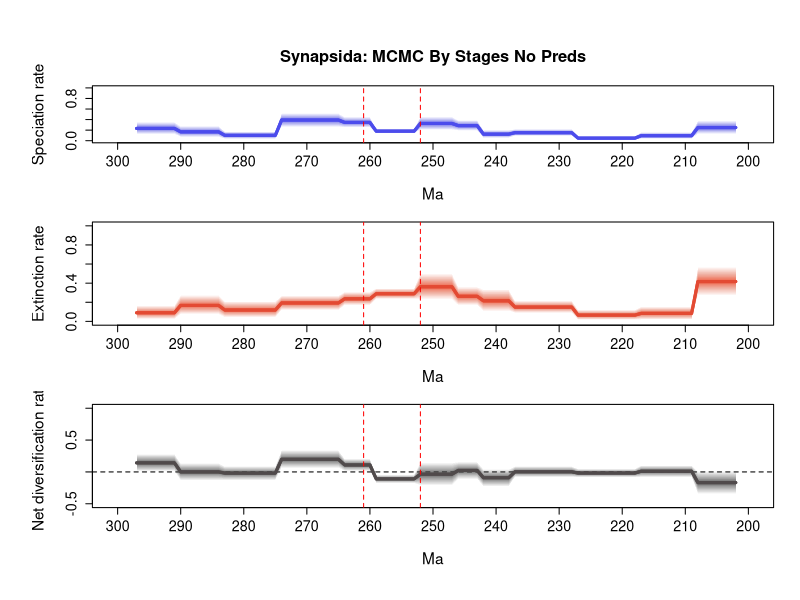

This figure's R source:
# 1 files combined:
# 	C:\Users\SimoesLabAdmin\Documents\BDNN_Arielli\reptilia\mcmc_fixshift_no_predictors\D_mcmc\combined_10_marginal_rates.log

# 95% HPDs calculated using code from Biopy (https://www.cs.auckland.ac.nz/~yhel002/biopy/)

######### CHANGE PATHS TO YOUR OWN FILES #########
pdf(file='C:/Users/SimoesLabAdmin/Documents/BDNN_Arielli/updated_occurrence_analyses/model_1/synapsida/combined_10_marginal_rates_RTT_final.pdf',width=8, height=10.8)
par(mfrow=c(3,1), cex.main=1.7, cex.lab=1.4, cex.axis=1.3,
    mgp=c(3.5, 1, 0),      # distance of axis labels from plot, increase first value to move y axis label further out
    oma=c(2, 2, 2, 0))     # outer margins for the entire figure

library(scales)
plot_RTT <- function (age,hpd_M,hpd_m,mean_m,color){
    N=100
    beta=(1:(N-1))/N
    alpha_shape=0.25
    cat=1-(beta^(1./alpha_shape))
    for (i in 1:(N-1)){
        trans= 1/N + 2/N
        polygon(c(age, rev(age)), c(hpd_M-((hpd_M-mean_m)*cat[i]), rev(hpd_m+((mean_m-hpd_m)*cat[i]))), col = alpha(color,trans), border = NA)
    }
    lines(rev(age), rev(mean_m), col = color, lwd=3)
}

######### ADD YOUR OWN DATA HERE #########
L_hpd_m95=c(NA, NA,NA,NA,NA,NA,NA,NA,NA,NA,NA,NA,NA,NA,NA,NA,NA,NA,NA,NA,NA,NA,NA,NA,NA,NA,NA,NA,NA,NA,NA,NA,NA,NA,NA,NA,NA,NA,NA,NA,NA,NA,NA,NA,NA,NA,NA,NA,NA,NA,NA,NA,NA,NA,NA,NA,NA,NA,NA,NA,NA,NA,NA,NA,NA,NA,NA,NA,NA,NA,NA,NA,NA,NA,NA,NA,NA,NA,NA,NA,NA,NA,NA,NA,NA,NA,NA,NA,NA,NA,NA,NA,NA,NA,NA,NA,NA,NA,NA,NA,NA,NA,NA,NA,NA,NA,NA,NA,NA,NA,NA,NA,NA,NA,NA,NA,NA,NA,NA,NA,NA,NA,NA,NA,NA,NA,NA,NA,NA,NA,NA,NA,NA,NA,NA,NA,NA,NA,NA,NA,NA,NA,NA,NA,NA,NA,NA,NA,NA,NA,NA,NA,NA,NA,NA,NA,NA,NA,NA,NA,NA,NA,NA,NA,NA,NA,NA,NA,NA,NA,NA,NA,NA,NA,NA,NA,NA,NA,NA,NA,NA,NA,NA,NA,NA,NA,NA,NA,NA,NA,NA,NA,NA,NA,NA,NA,NA,NA,NA,NA,NA,NA,0.12398,0.12398,0.12398,0.12398,0.12398,0.12398,0.12398,0.035238,0.035238,0.035238,0.035238,0.035238,0.035238,0.035238,0.035238,0.035238,0.010926,0.010926,0.010926,0.010926,0.010926,0.010926,0.010926,0.010926,0.010926,0.010926,0.089178,0.089178,0.089178,0.089178,0.089178,0.089178,0.089178,0.089178,0.089178,0.089178,0.050197,0.050197,0.050197,0.050197,0.050197,0.188749,0.188749,0.188749,0.188749,0.203822,0.203822,0.203822,0.203822,0.203822,0.203822,0.13558,0.13558,0.13558,0.13558,0.13558,0.13558,0.13558,0.249373,0.249373,0.249373,0.249373,0.249373,0.256268,0.256268,0.256268,0.256268,0.256268,0.256268,0.256268,0.256268,0.256268,0.256268,0.03174,0.03174,0.03174,0.03174,0.03174,0.03174,0.03174,0.03174,0.03174,0.067505,0.067505,0.067505,0.067505,0.067505,0.067505,0.067505,0.122307,0.122307,0.122307,0.122307,0.122307,0.122307,0.122307)
L_hpd_M95=c(NA, NA,NA,NA,NA,NA,NA,NA,NA,NA,NA,NA,NA,NA,NA,NA,NA,NA,NA,NA,NA,NA,NA,NA,NA,NA,NA,NA,NA,NA,NA,NA,NA,NA,NA,NA,NA,NA,NA,NA,NA,NA,NA,NA,NA,NA,NA,NA,NA,NA,NA,NA,NA,NA,NA,NA,NA,NA,NA,NA,NA,NA,NA,NA,NA,NA,NA,NA,NA,NA,NA,NA,NA,NA,NA,NA,NA,NA,NA,NA,NA,NA,NA,NA,NA,NA,NA,NA,NA,NA,NA,NA,NA,NA,NA,NA,NA,NA,NA,NA,NA,NA,NA,NA,NA,NA,NA,NA,NA,NA,NA,NA,NA,NA,NA,NA,NA,NA,NA,NA,NA,NA,NA,NA,NA,NA,NA,NA,NA,NA,NA,NA,NA,NA,NA,NA,NA,NA,NA,NA,NA,NA,NA,NA,NA,NA,NA,NA,NA,NA,NA,NA,NA,NA,NA,NA,NA,NA,NA,NA,NA,NA,NA,NA,NA,NA,NA,NA,NA,NA,NA,NA,NA,NA,NA,NA,NA,NA,NA,NA,NA,NA,NA,NA,NA,NA,NA,NA,NA,NA,NA,NA,NA,NA,NA,NA,NA,NA,NA,NA,NA,NA,0.378564,0.378564,0.378564,0.378564,0.378564,0.378564,0.378564,0.160511,0.160511,0.160511,0.160511,0.160511,0.160511,0.160511,0.160511,0.160511,0.089589,0.089589,0.089589,0.089589,0.089589,0.089589,0.089589,0.089589,0.089589,0.089589,0.220957,0.220957,0.220957,0.220957,0.220957,0.220957,0.220957,0.220957,0.220957,0.220957,0.202603,0.202603,0.202603,0.202603,0.202603,0.390107,0.390107,0.390107,0.390107,0.455962,0.455962,0.455962,0.455962,0.455962,0.455962,0.224789,0.224789,0.224789,0.224789,0.224789,0.224789,0.224789,0.452275,0.452275,0.452275,0.452275,0.452275,0.522084,0.522084,0.522084,0.522084,0.522084,0.522084,0.522084,0.522084,0.522084,0.522084,0.17673,0.17673,0.17673,0.17673,0.17673,0.17673,0.17673,0.17673,0.17673,0.277863,0.277863,0.277863,0.277863,0.277863,0.277863,0.277863,0.354981,0.354981,0.354981,0.354981,0.354981,0.354981,0.354981)
M_hpd_m95=c(NA, NA,NA,NA,NA,NA,NA,NA,NA,NA,NA,NA,NA,NA,NA,NA,NA,NA,NA,NA,NA,NA,NA,NA,NA,NA,NA,NA,NA,NA,NA,NA,NA,NA,NA,NA,NA,NA,NA,NA,NA,NA,NA,NA,NA,NA,NA,NA,NA,NA,NA,NA,NA,NA,NA,NA,NA,NA,NA,NA,NA,NA,NA,NA,NA,NA,NA,NA,NA,NA,NA,NA,NA,NA,NA,NA,NA,NA,NA,NA,NA,NA,NA,NA,NA,NA,NA,NA,NA,NA,NA,NA,NA,NA,NA,NA,NA,NA,NA,NA,NA,NA,NA,NA,NA,NA,NA,NA,NA,NA,NA,NA,NA,NA,NA,NA,NA,NA,NA,NA,NA,NA,NA,NA,NA,NA,NA,NA,NA,NA,NA,NA,NA,NA,NA,NA,NA,NA,NA,NA,NA,NA,NA,NA,NA,NA,NA,NA,NA,NA,NA,NA,NA,NA,NA,NA,NA,NA,NA,NA,NA,NA,NA,NA,NA,NA,NA,NA,NA,NA,NA,NA,NA,NA,NA,NA,NA,NA,NA,NA,NA,NA,NA,NA,NA,NA,NA,NA,NA,NA,NA,NA,NA,NA,NA,NA,NA,NA,NA,NA,NA,NA,0.268564,0.268564,0.268564,0.268564,0.268564,0.268564,0.268564,0.017252,0.017252,0.017252,0.017252,0.017252,0.017252,0.017252,0.017252,0.017252,0.015781,0.015781,0.015781,0.015781,0.015781,0.015781,0.015781,0.015781,0.015781,0.015781,0.087771,0.087771,0.087771,0.087771,0.087771,0.087771,0.087771,0.087771,0.087771,0.087771,0.104846,0.104846,0.104846,0.104846,0.104846,0.166256,0.166256,0.166256,0.166256,0.226614,0.226614,0.226614,0.226614,0.226614,0.226614,0.233401,0.233401,0.233401,0.233401,0.233401,0.233401,0.233401,0.168287,0.168287,0.168287,0.168287,0.168287,0.116176,0.116176,0.116176,0.116176,0.116176,0.116176,0.116176,0.116176,0.116176,0.116176,0.039818,0.039818,0.039818,0.039818,0.039818,0.039818,0.039818,0.039818,0.039818,0.072229,0.072229,0.072229,0.072229,0.072229,0.072229,0.072229,0.023438,0.023438,0.023438,0.023438,0.023438,0.023438,0.023438)
M_hpd_M95=c(NA, NA,NA,NA,NA,NA,NA,NA,NA,NA,NA,NA,NA,NA,NA,NA,NA,NA,NA,NA,NA,NA,NA,NA,NA,NA,NA,NA,NA,NA,NA,NA,NA,NA,NA,NA,NA,NA,NA,NA,NA,NA,NA,NA,NA,NA,NA,NA,NA,NA,NA,NA,NA,NA,NA,NA,NA,NA,NA,NA,NA,NA,NA,NA,NA,NA,NA,NA,NA,NA,NA,NA,NA,NA,NA,NA,NA,NA,NA,NA,NA,NA,NA,NA,NA,NA,NA,NA,NA,NA,NA,NA,NA,NA,NA,NA,NA,NA,NA,NA,NA,NA,NA,NA,NA,NA,NA,NA,NA,NA,NA,NA,NA,NA,NA,NA,NA,NA,NA,NA,NA,NA,NA,NA,NA,NA,NA,NA,NA,NA,NA,NA,NA,NA,NA,NA,NA,NA,NA,NA,NA,NA,NA,NA,NA,NA,NA,NA,NA,NA,NA,NA,NA,NA,NA,NA,NA,NA,NA,NA,NA,NA,NA,NA,NA,NA,NA,NA,NA,NA,NA,NA,NA,NA,NA,NA,NA,NA,NA,NA,NA,NA,NA,NA,NA,NA,NA,NA,NA,NA,NA,NA,NA,NA,NA,NA,NA,NA,NA,NA,NA,NA,0.575005,0.575005,0.575005,0.575005,0.575005,0.575005,0.575005,0.154699,0.154699,0.154699,0.154699,0.154699,0.154699,0.154699,0.154699,0.154699,0.121655,0.121655,0.121655,0.121655,0.121655,0.121655,0.121655,0.121655,0.121655,0.121655,0.217093,0.217093,0.217093,0.217093,0.217093,0.217093,0.217093,0.217093,0.217093,0.217093,0.33717,0.33717,0.33717,0.33717,0.33717,0.362501,0.362501,0.362501,0.362501,0.504003,0.504003,0.504003,0.504003,0.504003,0.504003,0.346271,0.346271,0.346271,0.346271,0.346271,0.346271,0.346271,0.310155,0.310155,0.310155,0.310155,0.310155,0.270274,0.270274,0.270274,0.270274,0.270274,0.270274,0.270274,0.270274,0.270274,0.270274,0.211624,0.211624,0.211624,0.211624,0.211624,0.211624,0.211624,0.211624,0.211624,0.275747,0.275747,0.275747,0.275747,0.275747,0.275747,0.275747,0.164457,0.164457,0.164457,0.164457,0.164457,0.164457,0.164457)
R_hpd_m95=c(NA, NA,NA,NA,NA,NA,NA,NA,NA,NA,NA,NA,NA,NA,NA,NA,NA,NA,NA,NA,NA,NA,NA,NA,NA,NA,NA,NA,NA,NA,NA,NA,NA,NA,NA,NA,NA,NA,NA,NA,NA,NA,NA,NA,NA,NA,NA,NA,NA,NA,NA,NA,NA,NA,NA,NA,NA,NA,NA,NA,NA,NA,NA,NA,NA,NA,NA,NA,NA,NA,NA,NA,NA,NA,NA,NA,NA,NA,NA,NA,NA,NA,NA,NA,NA,NA,NA,NA,NA,NA,NA,NA,NA,NA,NA,NA,NA,NA,NA,NA,NA,NA,NA,NA,NA,NA,NA,NA,NA,NA,NA,NA,NA,NA,NA,NA,NA,NA,NA,NA,NA,NA,NA,NA,NA,NA,NA,NA,NA,NA,NA,NA,NA,NA,NA,NA,NA,NA,NA,NA,NA,NA,NA,NA,NA,NA,NA,NA,NA,NA,NA,NA,NA,NA,NA,NA,NA,NA,NA,NA,NA,NA,NA,NA,NA,NA,NA,NA,NA,NA,NA,NA,NA,NA,NA,NA,NA,NA,NA,NA,NA,NA,NA,NA,NA,NA,NA,NA,NA,NA,NA,NA,NA,NA,NA,NA,NA,NA,NA,NA,NA,NA,-0.347137,-0.347137,-0.347137,-0.347137,-0.347137,-0.347137,-0.347137,-0.084862,-0.084862,-0.084862,-0.084862,-0.084862,-0.084862,-0.084862,-0.084862,-0.084862,-0.086113,-0.086113,-0.086113,-0.086113,-0.086113,-0.086113,-0.086113,-0.086113,-0.086113,-0.086113,-0.08283,-0.08283,-0.08283,-0.08283,-0.08283,-0.08283,-0.08283,-0.08283,-0.08283,-0.08283,-0.232597,-0.232597,-0.232597,-0.232597,-0.232597,-0.114546,-0.114546,-0.114546,-0.114546,-0.215793,-0.215793,-0.215793,-0.215793,-0.215793,-0.215793,-0.176518,-0.176518,-0.176518,-0.176518,-0.176518,-0.176518,-0.176518,0.013626,0.013626,0.013626,0.013626,0.013626,0.058535,0.058535,0.058535,0.058535,0.058535,0.058535,0.058535,0.058535,0.058535,0.058535,-0.132263,-0.132263,-0.132263,-0.132263,-0.132263,-0.132263,-0.132263,-0.132263,-0.132263,-0.136352,-0.136352,-0.136352,-0.136352,-0.136352,-0.136352,-0.136352,0.007149,0.007149,0.007149,0.007149,0.007149,0.007149,0.007149)
R_hpd_M95=c(NA, NA,NA,NA,NA,NA,NA,NA,NA,NA,NA,NA,NA,NA,NA,NA,NA,NA,NA,NA,NA,NA,NA,NA,NA,NA,NA,NA,NA,NA,NA,NA,NA,NA,NA,NA,NA,NA,NA,NA,NA,NA,NA,NA,NA,NA,NA,NA,NA,NA,NA,NA,NA,NA,NA,NA,NA,NA,NA,NA,NA,NA,NA,NA,NA,NA,NA,NA,NA,NA,NA,NA,NA,NA,NA,NA,NA,NA,NA,NA,NA,NA,NA,NA,NA,NA,NA,NA,NA,NA,NA,NA,NA,NA,NA,NA,NA,NA,NA,NA,NA,NA,NA,NA,NA,NA,NA,NA,NA,NA,NA,NA,NA,NA,NA,NA,NA,NA,NA,NA,NA,NA,NA,NA,NA,NA,NA,NA,NA,NA,NA,NA,NA,NA,NA,NA,NA,NA,NA,NA,NA,NA,NA,NA,NA,NA,NA,NA,NA,NA,NA,NA,NA,NA,NA,NA,NA,NA,NA,NA,NA,NA,NA,NA,NA,NA,NA,NA,NA,NA,NA,NA,NA,NA,NA,NA,NA,NA,NA,NA,NA,NA,NA,NA,NA,NA,NA,NA,NA,NA,NA,NA,NA,NA,NA,NA,NA,NA,NA,NA,NA,NA,0.015154,0.015154,0.015154,0.015154,0.015154,0.015154,0.015154,0.104082,0.104082,0.104082,0.104082,0.104082,0.104082,0.104082,0.104082,0.104082,0.050342,0.050342,0.050342,0.050342,0.050342,0.050342,0.050342,0.050342,0.050342,0.050342,0.088932,0.088932,0.088932,0.088932,0.088932,0.088932,0.088932,0.088932,0.088932,0.088932,0.044627,0.044627,0.044627,0.044627,0.044627,0.159405,0.159405,0.159405,0.159405,0.149869,0.149869,0.149869,0.149869,0.149869,0.149869,-0.044118,-0.044118,-0.044118,-0.044118,-0.044118,-0.044118,-0.044118,0.208987,0.208987,0.208987,0.208987,0.208987,0.342705,0.342705,0.342705,0.342705,0.342705,0.342705,0.342705,0.342705,0.342705,0.342705,0.089452,0.089452,0.089452,0.089452,0.089452,0.089452,0.089452,0.089452,0.089452,0.13987,0.13987,0.13987,0.13987,0.13987,0.13987,0.13987,0.283942,0.283942,0.283942,0.283942,0.283942,0.283942,0.283942)
L_mean=c(NA, NA,NA,NA,NA,NA,NA,NA,NA,NA,NA,NA,NA,NA,NA,NA,NA,NA,NA,NA,NA,NA,NA,NA,NA,NA,NA,NA,NA,NA,NA,NA,NA,NA,NA,NA,NA,NA,NA,NA,NA,NA,NA,NA,NA,NA,NA,NA,NA,NA,NA,NA,NA,NA,NA,NA,NA,NA,NA,NA,NA,NA,NA,NA,NA,NA,NA,NA,NA,NA,NA,NA,NA,NA,NA,NA,NA,NA,NA,NA,NA,NA,NA,NA,NA,NA,NA,NA,NA,NA,NA,NA,NA,NA,NA,NA,NA,NA,NA,NA,NA,NA,NA,NA,NA,NA,NA,NA,NA,NA,NA,NA,NA,NA,NA,NA,NA,NA,NA,NA,NA,NA,NA,NA,NA,NA,NA,NA,NA,NA,NA,NA,NA,NA,NA,NA,NA,NA,NA,NA,NA,NA,NA,NA,NA,NA,NA,NA,NA,NA,NA,NA,NA,NA,NA,NA,NA,NA,NA,NA,NA,NA,NA,NA,NA,NA,NA,NA,NA,NA,NA,NA,NA,NA,NA,NA,NA,NA,NA,NA,NA,NA,NA,NA,NA,NA,NA,NA,NA,NA,NA,NA,NA,NA,NA,NA,NA,NA,NA,NA,NA,NA,0.249163607644444,0.249163607644444,0.249163607644444,0.249163607644444,0.249163607644444,0.249163607644444,0.249163607644444,0.094558524088889,0.094558524088889,0.094558524088889,0.094558524088889,0.094558524088889,0.094558524088889,0.094558524088889,0.094558524088889,0.094558524088889,0.047753701155556,0.047753701155556,0.047753701155556,0.047753701155556,0.047753701155556,0.047753701155556,0.047753701155556,0.047753701155556,0.047753701155556,0.047753701155556,0.151631229655556,0.151631229655556,0.151631229655556,0.151631229655556,0.151631229655556,0.151631229655556,0.151631229655556,0.151631229655556,0.151631229655556,0.151631229655556,0.123930977655556,0.123930977655556,0.123930977655556,0.123930977655556,0.123930977655556,0.285512116677778,0.285512116677778,0.285512116677778,0.285512116677778,0.326357269155556,0.326357269155556,0.326357269155556,0.326357269155556,0.326357269155556,0.326357269155556,0.1799750811,0.1799750811,0.1799750811,0.1799750811,0.1799750811,0.1799750811,0.1799750811,0.345851854522222,0.345851854522222,0.345851854522222,0.345851854522222,0.345851854522222,0.3911269833,0.3911269833,0.3911269833,0.3911269833,0.3911269833,0.3911269833,0.3911269833,0.3911269833,0.3911269833,0.3911269833,0.1004373267,0.1004373267,0.1004373267,0.1004373267,0.1004373267,0.1004373267,0.1004373267,0.1004373267,0.1004373267,0.167575954722222,0.167575954722222,0.167575954722222,0.167575954722222,0.167575954722222,0.167575954722222,0.167575954722222,0.232317361811111,0.232317361811111,0.232317361811111,0.232317361811111,0.232317361811111,0.232317361811111,0.232317361811111)
M_mean=c(NA, NA,NA,NA,NA,NA,NA,NA,NA,NA,NA,NA,NA,NA,NA,NA,NA,NA,NA,NA,NA,NA,NA,NA,NA,NA,NA,NA,NA,NA,NA,NA,NA,NA,NA,NA,NA,NA,NA,NA,NA,NA,NA,NA,NA,NA,NA,NA,NA,NA,NA,NA,NA,NA,NA,NA,NA,NA,NA,NA,NA,NA,NA,NA,NA,NA,NA,NA,NA,NA,NA,NA,NA,NA,NA,NA,NA,NA,NA,NA,NA,NA,NA,NA,NA,NA,NA,NA,NA,NA,NA,NA,NA,NA,NA,NA,NA,NA,NA,NA,NA,NA,NA,NA,NA,NA,NA,NA,NA,NA,NA,NA,NA,NA,NA,NA,NA,NA,NA,NA,NA,NA,NA,NA,NA,NA,NA,NA,NA,NA,NA,NA,NA,NA,NA,NA,NA,NA,NA,NA,NA,NA,NA,NA,NA,NA,NA,NA,NA,NA,NA,NA,NA,NA,NA,NA,NA,NA,NA,NA,NA,NA,NA,NA,NA,NA,NA,NA,NA,NA,NA,NA,NA,NA,NA,NA,NA,NA,NA,NA,NA,NA,NA,NA,NA,NA,NA,NA,NA,NA,NA,NA,NA,NA,NA,NA,NA,NA,NA,NA,NA,NA,0.416874343422222,0.416874343422222,0.416874343422222,0.416874343422222,0.416874343422222,0.416874343422222,0.416874343422222,0.083668472877778,0.083668472877778,0.083668472877778,0.083668472877778,0.083668472877778,0.083668472877778,0.083668472877778,0.083668472877778,0.083668472877778,0.065399885333333,0.065399885333333,0.065399885333333,0.065399885333333,0.065399885333333,0.065399885333333,0.065399885333333,0.065399885333333,0.065399885333333,0.065399885333333,0.149695984311111,0.149695984311111,0.149695984311111,0.149695984311111,0.149695984311111,0.149695984311111,0.149695984311111,0.149695984311111,0.149695984311111,0.149695984311111,0.215101701244444,0.215101701244444,0.215101701244444,0.215101701244444,0.215101701244444,0.262417985333333,0.262417985333333,0.262417985333333,0.262417985333333,0.362085465155556,0.362085465155556,0.362085465155556,0.362085465155556,0.362085465155556,0.362085465155556,0.289076785833333,0.289076785833333,0.289076785833333,0.289076785833333,0.289076785833333,0.289076785833333,0.289076785833333,0.236153293944444,0.236153293944444,0.236153293944444,0.236153293944444,0.236153293944444,0.192882430311111,0.192882430311111,0.192882430311111,0.192882430311111,0.192882430311111,0.192882430311111,0.192882430311111,0.192882430311111,0.192882430311111,0.192882430311111,0.118558100422222,0.118558100422222,0.118558100422222,0.118558100422222,0.118558100422222,0.118558100422222,0.118558100422222,0.118558100422222,0.118558100422222,0.167225209077778,0.167225209077778,0.167225209077778,0.167225209077778,0.167225209077778,0.167225209077778,0.167225209077778,0.090145854955556,0.090145854955556,0.090145854955556,0.090145854955556,0.090145854955556,0.090145854955556,0.090145854955556)
R_mean=c(NA, NA,NA,NA,NA,NA,NA,NA,NA,NA,NA,NA,NA,NA,NA,NA,NA,NA,NA,NA,NA,NA,NA,NA,NA,NA,NA,NA,NA,NA,NA,NA,NA,NA,NA,NA,NA,NA,NA,NA,NA,NA,NA,NA,NA,NA,NA,NA,NA,NA,NA,NA,NA,NA,NA,NA,NA,NA,NA,NA,NA,NA,NA,NA,NA,NA,NA,NA,NA,NA,NA,NA,NA,NA,NA,NA,NA,NA,NA,NA,NA,NA,NA,NA,NA,NA,NA,NA,NA,NA,NA,NA,NA,NA,NA,NA,NA,NA,NA,NA,NA,NA,NA,NA,NA,NA,NA,NA,NA,NA,NA,NA,NA,NA,NA,NA,NA,NA,NA,NA,NA,NA,NA,NA,NA,NA,NA,NA,NA,NA,NA,NA,NA,NA,NA,NA,NA,NA,NA,NA,NA,NA,NA,NA,NA,NA,NA,NA,NA,NA,NA,NA,NA,NA,NA,NA,NA,NA,NA,NA,NA,NA,NA,NA,NA,NA,NA,NA,NA,NA,NA,NA,NA,NA,NA,NA,NA,NA,NA,NA,NA,NA,NA,NA,NA,NA,NA,NA,NA,NA,NA,NA,NA,NA,NA,NA,NA,NA,NA,NA,NA,NA,-0.1677107365,-0.1677107365,-0.1677107365,-0.1677107365,-0.1677107365,-0.1677107365,-0.1677107365,0.010890052166667,0.010890052166667,0.010890052166667,0.010890052166667,0.010890052166667,0.010890052166667,0.010890052166667,0.010890052166667,0.010890052166667,-0.017646183611111,-0.017646183611111,-0.017646183611111,-0.017646183611111,-0.017646183611111,-0.017646183611111,-0.017646183611111,-0.017646183611111,-0.017646183611111,-0.017646183611111,0.0019352475,0.0019352475,0.0019352475,0.0019352475,0.0019352475,0.0019352475,0.0019352475,0.0019352475,0.0019352475,0.0019352475,-0.091170723655556,-0.091170723655556,-0.091170723655556,-0.091170723655556,-0.091170723655556,0.023094133566667,0.023094133566667,0.023094133566667,0.023094133566667,-0.035728198944444,-0.035728198944444,-0.035728198944444,-0.035728198944444,-0.035728198944444,-0.035728198944444,-0.109101707522222,-0.109101707522222,-0.109101707522222,-0.109101707522222,-0.109101707522222,-0.109101707522222,-0.109101707522222,0.109698562544444,0.109698562544444,0.109698562544444,0.109698562544444,0.109698562544444,0.198244550288889,0.198244550288889,0.198244550288889,0.198244550288889,0.198244550288889,0.198244550288889,0.198244550288889,0.198244550288889,0.198244550288889,0.198244550288889,-0.018120774133333,-0.018120774133333,-0.018120774133333,-0.018120774133333,-0.018120774133333,-0.018120774133333,-0.018120774133333,-0.018120774133333,-0.018120774133333,0.000350745511111,0.000350745511111,0.000350745511111,0.000350745511111,0.000350745511111,0.000350745511111,0.000350745511111,0.142171505411111,0.142171505411111,0.142171505411111,0.142171505411111,0.142171505411111,0.142171505411111,0.142171505411111)
trans=0.5
age=(0:(298-1))* -1
# Calculate positions for the mass extinction events
perm_trias_extinction = -252 # End-Permian mass extinction (252 Ma)
guadalupian_extinction = -261 # Guadalupian extinction (261 Ma)

# Define custom tick positions at 10 MY intervals
x_ticks <- seq(-300, -200, by=10)
x_tick_labels <- abs(x_ticks)

# First plot: Speciation rate
par(mar=c(5, 5, 4.5, 2))  # bottom, left, top, right margins
plot(age, age, type='n', ylim=c(0, 1), xlim=c(-300, -200), # Changed xlim to -300, -200, from auto-generated values 
################################ CHANGE TITLE BELOW
     ylab='Speciation rate', xlab='Ma', main='Synapsida: MCMC By Stages No Preds', 
     xaxt='n', cex.main=1.5, cex.lab=1.4, cex.axis=1.3) # xaxt removes default x axis
axis(1, at=x_ticks, labels=x_tick_labels, cex.axis=1.3) # Custom x-axis with 10MY interval ticks
plot_RTT(age, L_hpd_M95, L_hpd_m95, L_mean, "#4c4cec")
lines(rev(age), rev(L_mean), col="#4c4cec", lwd=3)

# Add vertical lines for mass extinction events
abline(v=perm_trias_extinction, col="red", lty=2) 
abline(v=guadalupian_extinction, col="red", lty=2)

# Second plot: Extinction rate
par(mar=c(5, 5, 1, 2))  # bottom, left, top, right margins. Reduced top margin to 2.5 (from 4.5)
plot(age, age, type='n', ylim=c(0, 1), xlim=c(-300, -200), # Changed xlim to -300, -200, from auto-generated values 
     ylab='Extinction rate', xlab='Ma',
     xaxt='n', cex.main=1.5, cex.lab=1.4, cex.axis=1.3) # xaxt removes default x axis
axis(1, at=x_ticks, labels=x_tick_labels, cex.axis=1.3) # Custom x-axis with 10MY interval ticks

plot_RTT(age, M_hpd_M95, M_hpd_m95, M_mean, "#e34a33")
lines(rev(age), rev(M_mean), col="#e34a33", lwd=3)

# Add vertical lines for mass extinction events
abline(v=perm_trias_extinction, col="red", lty=2)
abline(v=guadalupian_extinction, col="red", lty=2)


# Third plot: Net diversification rate
par(mar=c(5, 5, 1, 2))  # bottom, left, top, right margins. Reduced top margin to 2.5 (from 4.5)
plot(age, age, type='n', ylim=c(-0.5, 1), xlim=c(-300, -200), # Changed xlim to -300, -200, from auto-generated values
     ylab='Net diversification rate', xlab='Ma',
     xaxt='n', cex.main=1.5, cex.lab=1.4, cex.axis=1.3) # xaxt removes default x axis
axis(1, at=x_ticks, labels=x_tick_labels, cex.axis=1.3) # Custom x-axis with 10MY interval ticks

abline(h=0, lty=2, col="black")
plot_RTT(age, R_hpd_M95, R_hpd_m95, R_mean, "#504A4B")
lines(rev(age), rev(R_mean), col="#504A4B", lwd=3)

# Add vertical lines for mass extinction events
abline(v=perm_trias_extinction, col="red", lty=2)
abline(v=guadalupian_extinction, col="red", lty=2)

dev.off()
